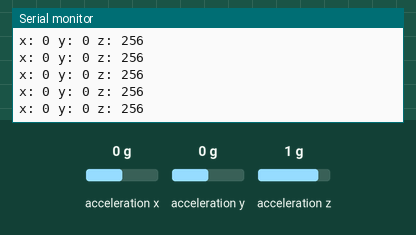
Simulated run of this sketch. Board: Arduino Uno, built with avr-gcc and run on an emulated ATmega328P. Shown: the last lines printed to the serial monitor. Wiring (inferred from the names in the program): ADXL345 accelerometer at I2C address 0x53. Inputs (shaded band) come from the test bench; at power-on: acceleration x 0 g, acceleration y 0 g, acceleration z 1 g.

Above: at 1.2 s.
1.3 s: acceleration x set to -1.4 g
At 2.3 s:
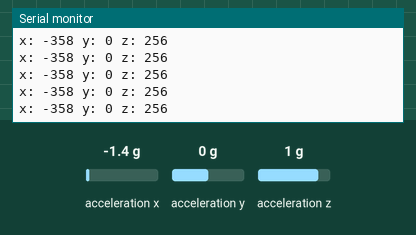
2.8 s: acceleration y set to 0.8 g
At 3.7 s:
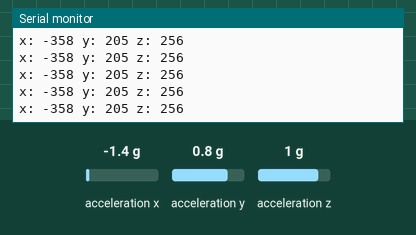
5.8 s: acceleration z set to -1.4 g
At 6.7 s:
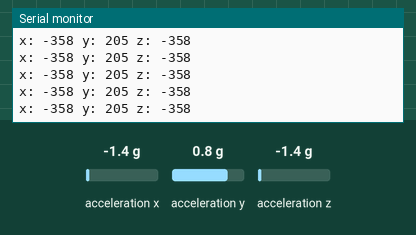

Measured:
- after the input at 1.3 s, the serial monitor: prints a new line at once (image 1)
- after the input at 2.8 s, the serial monitor: prints a new line at once (image 2)
- after the input at 5.8 s, the serial monitor: prints a new line at once (image 3)

The sketch:

ADXL345_bare.ino
```cpp
// (licence header left out)
// Cabling for i2c using Sparkfun breakout with an Arduino Uno / Duemilanove:
// Arduino <-> Breakout board
// Gnd      -  GND
// 3.3v     -  VCC
// 3.3v     -  CS
// Analog 4 -  SDA
// Analog 5 -  SLC

// Cabling for i2c using Sparkfun breakout with an Arduino Mega / Mega ADK:
// Arduino <-> Breakout board
// Gnd      -  GND
// 3.3v     -  VCC
// 3.3v     -  CS
// 20       -  SDA
// 21       -  SLC

#include <Wire.h>

#define DEVICE (0x53) // Device address as specified in data sheet

byte _buff[6];

char POWER_CTL = 0x2D;        //Power Control Register
char DATA_FORMAT = 0x31;
char DATAX0 = 0x32;        //X-Axis Data 0
char DATAX1 = 0x33;        //X-Axis Data 1
char DATAY0 = 0x34;        //Y-Axis Data 0
char DATAY1 = 0x35;        //Y-Axis Data 1
char DATAZ0 = 0x36;        //Z-Axis Data 0
char DATAZ1 = 0x37;        //Z-Axis Data 1

char INT_SOURCE = 0x30;    // GET INTERUBTS
uint8_t dataRDY = 7;        // Data ready bit (on INT_SOURCE)

void setup()
{
  Wire.begin();        // join i2c bus (address optional for master)
  Serial.begin(115200);  // start serial for output. Make sure you set your Serial Monitor to the same!
  Serial.print("init");

  //Put the ADXL345 into +/- 4G range by writing the value 0x01 to the DATA_FORMAT register.
  //Put the ADXL345 into +/- 2G range by writing the value 0x00 to the DATA_FORMAT register.
  writeTo(DATA_FORMAT, 0x00);

  //Put the ADXL345 into Measurement Mode by writing 0x08 to the POWER_CTL register.
  writeTo(POWER_CTL, 0x08);
}

void loop()
{
  readAccel(); // read the x/y/z tilt
  delay(10); // read 100 Hz
}

void readAccel() {
  uint8_t howManyBytesToRead = 6;

//  readFrom( INT_SOURCE, 1, _buff);
//  Serial.print("INT: ");
//  Serial.println( bitRead(_buff[0], dataRDY));
// HAS BEEN CHECKED ALWAYS READY AT 100 Hz read.


  readFrom( DATAX0, howManyBytesToRead, _buff); //read the acceleration data from the ADXL345

  // each axis reading comes in 10 bit resolution, ie 2 bytes.  Least Significat Byte first!!
  // thus we are converting both bytes in to one int
  int x = (((int)_buff[1]) << 8) | _buff[0];
  int y = (((int)_buff[3]) << 8) | _buff[2];
  int z = (((int)_buff[5]) << 8) | _buff[4];
  Serial.print("x: ");
  Serial.print( x );
  Serial.print(" y: ");
  Serial.print( y );
  Serial.print(" z: ");
  Serial.println( z );
}

void writeTo(byte address, byte val) {
  Wire.beginTransmission(DEVICE); // start transmission to device
  Wire.write(address);             // send register address
  Wire.write(val);                 // send value to write
  Wire.endTransmission();         // end transmission
}

// Reads num bytes starting from address register on device in to _buff array
void readFrom(byte address, int num, byte _buff[]) {
  Wire.beginTransmission(DEVICE); // start transmission to device
  Wire.write(address);             // sends address to read from
  Wire.endTransmission();         // end transmission

  Wire.beginTransmission(DEVICE); // start transmission to device
  Wire.requestFrom(DEVICE, num);    // request 6 bytes from device

  int i = 0;
  while(Wire.available())         // device may send less than requested (abnormal)
  {
    _buff[i] = Wire.read();    // receive a byte
    i++;
  }
  Wire.endTransmission();         // end transmission
}


int GetBits3(byte b, int offset, int count)
{
return (b >> offset) & ((1 << count) - 1);
}
```
